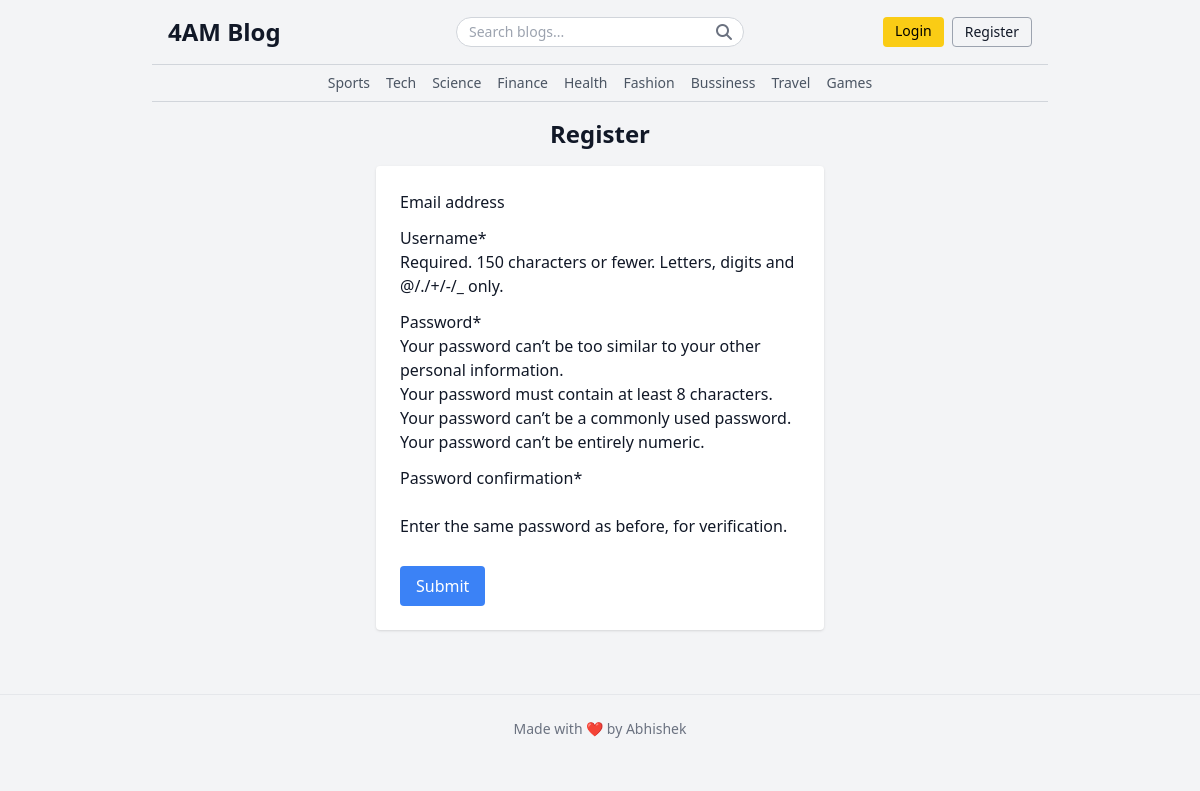
Screenshot of /register/ with the database file from the repository.
### blogs/models.py (models this page shows, shortened)
class Category(models.Model):
    category_name = models.CharField(max_length=50, unique=True)
    created_at = models.DateTimeField(auto_now_add=True)
    updated_at = models.DateTimeField(auto_now=True)
    class Meta:
        verbose_name_plural = 'categories'

### blog_main/views.py (the view)
# urls.py: path('register/', views.register, name='register'),
def register(request):
    if request.method == 'POST':
        form = RegistrationForm(request.POST)
        if form.is_valid():
            form.save()
            return redirect('register')
        else:
            print(form.errors)
    else:
        form = RegistrationForm()
    context = {
        'form': form,
    }
    return render(request, 'register.html', context)

### blog_main/forms.py
class RegistrationForm(UserCreationForm):
    class Meta:
        model = User
        fields = ('email', 'username', 'password1', 'password2')

### blogs/context_processors.py (called while the page is built)
def get_categories(request):
    categories = Category.objects.all()
    return dict(categories=categories)

def get_social_links(request):
    social_links = SocialLink.objects.all()
    return dict(social_links=social_links)

### templates/register.html (shortened to what this page needs)
{% extends 'base.html' %}
{% load crispy_forms_tags %}
{% block content %}
  <h3 class="text-2xl font-bold text-center my-4">Register</h3>
  <form method="POST" class="max-w-md mx-auto bg-white p-6 rounded shadow">
    {{ form|crispy }}
    <button type="submit" class="mt-4 bg-blue-500 text-white py-2 px-4 rounded hover:bg-blue-600">
      Submit
    </button>
  </form>
{% endblock %}

### templates/base.html (shortened to what this page needs)
{% load static %}
<!DOCTYPE html>
<html lang="en">
<head>
  <script src="https://cdn.tailwindcss.com"></script>
  <link rel="stylesheet" href="https://cdnjs.cloudflare.com/ajax/libs/font-awesome/6.5.0/css/all.min.css" />
</head>
<body class="bg-gray-100 text-gray-900 font-sans ">
 <header class="max-w-4xl mx-auto px-4 py-4 border-b border-gray-300 flex items-center justify-between">
  <div class="w-1/3">
    <h1 class="text-2xl font-bold">
      <a href="/" class="hover:text-green-800 hover:transition hover:duration-700">4AM Blog</a>
    </h1>
  </div>
  <div class="w-1/3 flex justify-center">
    <form method="get" action="{% url 'search' %}" class="relative w-full max-w-xs">
      <input
        type="text"
        name="keyword"
        value="{{ keyword }}"
        placeholder="Search blogs..."
        class="w-full px-3 py-1 border border-gray-300 rounded-full text-sm focus:outline-none focus:ring-2 focus:ring-yellow-400"
      />
      <button type="submit" class="absolute right-3 top-1/2 transform -translate-y-1/2 text-gray-500 hover:text-yellow-500">
        <i class="fas fa-search"></i>
      </button>
    </form>
  </div>
  <div class="w-1/3 flex justify-end space-x-2">
    {% if not user.is_authenticated %}
    <a href="{% url 'login' %}" class="px-3 py-1 bg-yellow-400 text-black rounded text-sm hover:bg-yellow-300">Login</a>
    <a href="{% url 'register' %}" class="px-3 py-1 border border-gray-400 rounded text-sm hover:bg-gray-100">Register</a>
    {% else %}
      <span class="px-3 py-1 border border-gray-400 rounded text-sm hover:bg-gray-100"> <a href="{% url 'dashboard' %}">Dashboard</a> </span>
      <a href="{% url 'logout' %}" class="px-3 py-1 bg-yellow-400 text-black rounded text-sm hover:bg-yellow-300"> Logout </a>
    {% endif %}
  </div>
</header>
  <nav class="justify-center max-w-4xl mx-auto px-4 py-2 border-b border-gray-300 text-sm text-gray-600 flex space-x-4 overflow-x-auto">
    {% for cat in categories %}
      <a href="{% url 'posts_by_category' cat.id %}" class="hover:text-black">{{ cat.category_name }}</a>
    {% endfor %}
  </nav>
  {% block content %}
  {% endblock %}
  <footer class="mt-16 py-6 text-center text-sm text-gray-500 border-t border-gray-200">
    <p>Made with ❤️ by Abhishek</p>
  </footer>
</body>
</html>

### rows the page displays
Category: category_name "Sports"
Category: category_name "Tech"
Category: category_name "Science"
Category: category_name "Finance"
Category: category_name "Health"
Category: category_name "Fashion"
Category: category_name "Bussiness"
Category: category_name "Travel"
Category: category_name "Games"
